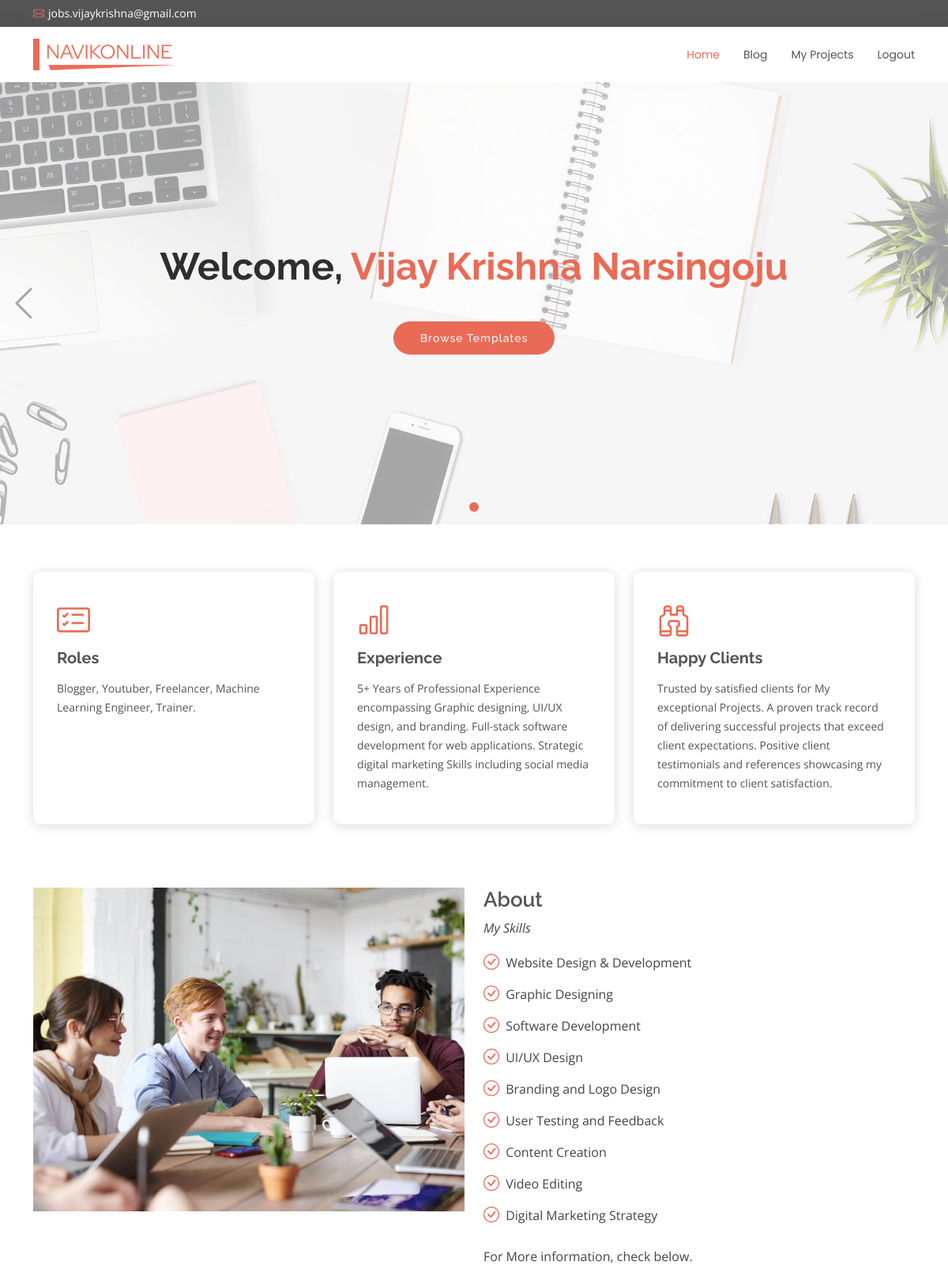
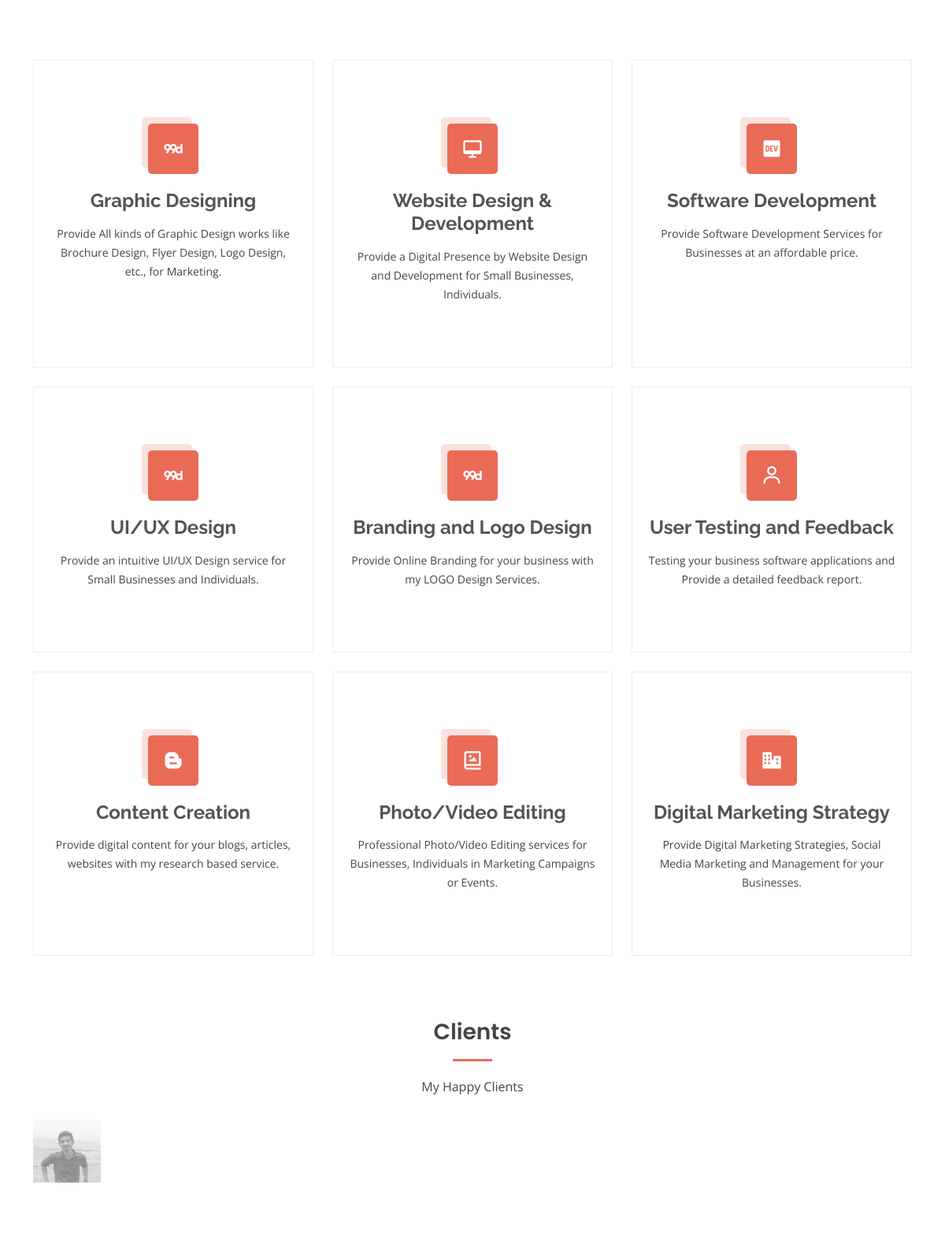
The page / (signed in, upper part) on the database its author committed (2 pictures, top to bottom).
### myapp/models.py (models this page shows, shortened)
class Feature(models.Model):
    name = models.CharField(max_length = 100)
    details = models.CharField(max_length =500)
    class meta:
        verbose_name = 'Feature'
        verbose_name_plural = 'Features'

### myapp/views.py (the view)
# urls.py: path('', views.pages.home, name = 'home'),
    @staticmethod
    def home(request):
        features = Feature.objects.all()[:3]
        products = Product.objects.all()
        context = {
            'feature1': features[0] if len(features) > 0 else None,
            'feature2': features[1] if len(features) > 1 else None,
            'feature3': features[2] if len(features) > 2 else None,
            'products': products
        }
        return render(request, 'templates/pages/index.html', context)

### templates/pages/index.html (shortened to what this page needs)
{% load static %}
<!DOCTYPE html>
<html lang="en">
<head>
  <link href="{% static 'assets/vendor/animate.css/animate.min.css' %}" rel="stylesheet">
  <link href="{% static 'assets/vendor/bootstrap/css/bootstrap.min.css' %}" rel="stylesheet">
  <link href="{% static 'assets/vendor/bootstrap-icons/bootstrap-icons.css' %}" rel="stylesheet">
  <link href="{% static 'assets/vendor/boxicons/css/boxicons.min.css' %}" rel="stylesheet">
  <link href="{% static 'assets/vendor/glightbox/css/glightbox.min.css' %}" rel="stylesheet">
  <link href="{% static 'assets/vendor/swiper/swiper-bundle.min.css' %}" rel="stylesheet">
  <link href="{% static 'assets/css/style.css' %}" rel="stylesheet">
</head>
<body>
  <section id="topbar" class="d-flex align-items-center">
    <div class="container d-flex justify-content-center justify-content-md-between">
      <div class="contact-info d-flex align-items-center">
        <i class="bi bi-envelope d-flex align-items-center"><a href="mailto:jobs.vijaykrishna@gmail.com">jobs.vijaykrishna@gmail.com</a></i>
      </div>
    </div>
  </section>
  <header id="header" class="d-flex align-items-center">
    <div class="container d-flex justify-content-between align-items-center">
      <div class="logo">
        <h1><a href="/"><img src="{% static 'assets/img/logo.png' %}" alt="logo"/></a></h1>
      </div>
      <nav id="navbar" class="navbar">
        <ul>
          {% if user.is_authenticated %}
          <li><a class="active" href="/">Home</a></li>
          <li><a href="{% url 'blog' %}">Blog</a></li>
          <li><a href="{% url 'Templates' %}">My Projects</a></li>
          <li><a href="{% url 'logout' %}">Logout</a></li>
          {% endif %}
        </ul>
      </nav>
    </div>
  </header>
  <section id="hero">
    <div class="hero-container">
      <div id="heroCarousel" data-bs-interval="5000" class="carousel slide carousel-fade" data-bs-ride="carousel">
        <ol class="carousel-indicators" id="hero-carousel-indicators"></ol>
        <div class="carousel-inner" role="listbox">
          <div class="carousel-item active" style="background-image: url(static/assets/img/slide/slide-1.jpg)">
            <div class="carousel-container">
              <div class="carousel-content">
                {% if user.is_authenticated %}
                <h2 class="animate__animated animate__fadeInDown">Welcome, <span>{{user.username}}</span></h2>
                <a href="{% url 'Templates' %}" class="btn-get-started animate__animated animate__fadeInUp">Browse Templates</a>
                {% else %}
                <h2 class="animate__animated animate__fadeInDown">My Personal<span> Portfolio</span></h2>
                <p class="animate__animated animate__fadeInUp">Want to talk?</p>
                <a href="{% url 'contact' %}" class="btn-get-started animate__animated animate__fadeInUp">Contact Me</a>
                {% endif %}
              </div>
            </div>
          </div>
        </div>
        <a class="carousel-control-prev" href="#heroCarousel" role="button" data-bs-slide="prev">
          <span class="carousel-control-prev-icon bi bi-chevron-left" aria-hidden="true"></span>
        </a>
        <a class="carousel-control-next" href="#heroCarousel" role="button" data-bs-slide="next">
          <span class="carousel-control-next-icon bi bi-chevron-right" aria-hidden="true"></span>
        </a>
      </div>
    </div>
  </section>
  <main id="main">
    <section id="featured" class="featured">
      <div class="container">
        <div class="row">
          <div class="col-lg-4">
            <div class="icon-box">
              <i class="bi bi-card-checklist"></i>
              <h3><a href="">{{feature1.name}}</a></h3>
              <p>{{feature1.details}}</p>
            </div>
          </div>
          <div class="col-lg-4 mt-4 mt-lg-0">
            <div class="icon-box">
              <i class="bi bi-bar-chart"></i>
              <h3><a href="">{{feature2.name}}</a></h3>
              <p>{{feature2.details}}</p>
            </div>
          </div>
          <div class="col-lg-4 mt-4 mt-lg-0">
            <div class="icon-box">
              <i class="bi bi-binoculars"></i>
              <h3><a href="">{{feature3.name}}</a></h3>
              <p>{{feature3.details}}</p>
            </div>
          </div>
        </div>
      </div>
    </section>
   <section id="about" class="about">
      <div class="container">
        <div class="row">
          <div class="col-lg-6">
            <img src="{% static 'assets/img/about.jpg' %}" class="img-fluid" alt="">
          </div>
          <div class="col-lg-6 pt-4 pt-lg-0 content">
            <h3>About</h3>
            <p class="fst-italic">
              My Skills
            </p>
            <ul>
              <li><i class="bi bi-check-circle"></i> Website Design & Development</li>
              <li><i class="bi bi-check-circle"></i> Graphic Designing</li>
              <li><i class="bi bi-check-circle"></i> Software Development</li>
              <li><i class="bi bi-check-circle"></i> UI/UX Design</li>
              <li><i class="bi bi-check-circle"></i> Branding and Logo Design</li>
              <li><i class="bi bi-check-circle"></i> User Testing and Feedback</li>
              <li><i class="bi bi-check-circle"></i> Content Creation</li>
              <li><i class="bi bi-check-circle"></i> Video Editing</li>
              <li><i class="bi bi-check-circle"></i> Digital Marketing Strategy</li>
            </ul>
            <p>
              For More information, check below.
            </p>
          </div>
        </div>
      </div>
    </section>
     <section id="services" class="services">
      <div class="container">
        <div class="row">
          <div class="col-lg-4 col-md-6 d-flex align-items-stretch">
            <div class="icon-box">
              <div class="icon"><i class="bx bxl-99designs"></i></div>
              <h4><a href="">Graphic Designing</a></h4>
              <p>Provide All kinds of Graphic Design works like Brochure Design, Flyer Design, Logo Design, etc., for Marketing. </p>
            </div>
          </div>
          <div class="col-lg-4 col-md-6 d-flex align-items-stretch mt-4 mt-md-0">
            <div class="icon-box">
              <div class="icon"><i class="bx bx-desktop"></i></div>
              <h4><a href="">Website Design & Development</a></h4>
              <p>Provide a Digital Presence by Website Design and Development for Small Businesses, Individuals. </p>
            </div>
          </div>
          <div class="col-lg-4 col-md-6 d-flex align-items-stretch mt-4 mt-lg-0">
            <div class="icon-box">
              <div class="icon"><i class="bx bxl-dev-to"></i></div>
              <h4><a href="">Software Development</a></h4>
              <p>Provide Software Development Services for Businesses at an affordable price. </p>
            </div>
          </div>
        </div>
        <div class="row">
          <div class="col-lg-4 col-md-6 d-flex align-items-stretch mt-4">
            <div class="icon-box">
              <div class="icon"><i class="bx bxl-99designs"></i></div>
              <h4><a href="">UI/UX Design</a></h4>
              <p>Provide an intuitive UI/UX Design service for Small Businesses and Individuals.</p>
            </div>
          </div>
          <div class="col-lg-4 col-md-6 d-flex align-items-stretch mt-4">
            <div class="icon-box">
              <div class="icon"><i class="bx bxl-99designs"></i></div>
              <h4><a href="">Branding and Logo Design</a></h4>
              <p>Provide Online Branding for your business with my LOGO Design Services. </p>
            </div>
          </div>
          <div class="col-lg-4 col-md-6 d-flex align-items-stretch mt-4">
            <div class="icon-box">
              <div class="icon"><i class="bx bx-user"></i></div>
              <h4><a href="">User Testing and Feedback</a></h4>
              <p>Testing your business software applications and Provide a detailed feedback report.</p>
            </div>
          </div>
        </div>
        <div class="row">
          <div class="col-lg-4 col-md-6 d-flex align-items-stretch mt-4">
            <div class="icon-box">
              <div class="icon"><i class="bx bxl-blogger"></i></div>
              <h4><a href="">Content Creation</a></h4>
              <p>Provide digital content for your blogs, articles, websites with my research based service. </p>
            </div>
          </div>
          <div class="col-lg-4 col-md-6 d-flex align-items-stretch mt-4">
            <div class="icon-box">
              <div class="icon"><i class="bx bx-photo-album"></i></div>
              <h4><a href="">Photo/Video Editing</a></h4>
              <p>Professional Photo/Video Editing services for Businesses, Individuals in Marketing Campaigns or Events. </p>
            </div>
          </div>
          <div class="col-lg-4 col-md-6 d-flex align-items-stretch mt-4">
            <div class="icon-box">
              <div class="icon"><i class="bx bxs-business"></i></div>
              <h4><a href="">Digital Marketing Strategy</a></h4>
              <p>Provide Digital Marketing Strategies, Social Media Marketing and Management for your Businesses.</p>
            </div>
          </div>
        </div>
      </div>
    </section>
     <section id="clients" class="clients">
      <div class="container">
        <div class="section-title">
          <h2>Clients</h2>
          <p>My Happy Clients</p>
        </div>
        <div class="clients-slider swiper">
          <div class="swiper-wrapper align-items-center">
            <div class="swiper-slide"><img src="{% static 'assets/img/clients/Sakasi.jpeg' %}" class="img-fluid" alt=""></div>
          </div>
        </div>
      </div>
    </section>
  </main>
</body>
</html>

### rows shown on the page
Feature: name "Roles", details "Blogger, Youtuber, Freelancer, Machine Learning Engineer, Trainer."
Feature: name "Experience", details "5+ Years of Professional Experience encompassing Graphic designing, UI/UX design, and branding. Full-stack software development for web applications. Strategic digital marketing Skills including social media management."
Feature: name "Happy Clients", details "Trusted by satisfied clients for My exceptional Projects. A proven track record of delivering successful projects that exceed client expectations. Positive client testimonials and references showcasing my commitment to client satisfaction."

### other values the page prints
{{ user.username }} "Vijay Krishna Narsingoju"
